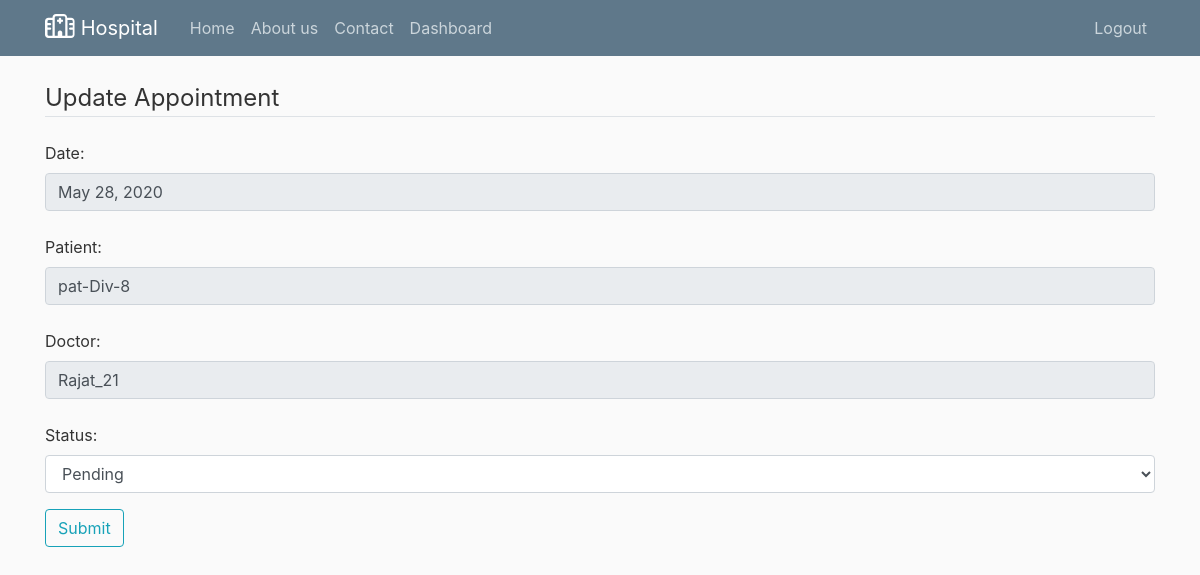
Page /rec/upd-app-form/2/ (signed in) on the committed database.
### reception/models.py (models this page shows)
class Appointments(models.Model):
    Pending = 'PD'
    Completed = 'CT'
    statusChoice = [
        (Pending, 'Pending'),
        (Completed, 'Completed'),
    ]
    time = models.TimeField()
    date = models.DateField(auto_now_add=True)
    status = models.CharField(max_length=2, choices=statusChoice)
    pat = models.ForeignKey(PatientProfile, on_delete=models.SET_DEFAULT, null=True, default=None)
    doc = models.ForeignKey(DoctorProfile, on_delete=models.SET_DEFAULT, null=True, default=None)
    class Meta:
        unique_together = ['time', 'date', 'pat', 'doc']

### patient/models.py (models this page shows)
class PatientProfile(models.Model):
    Male = 'M'
    Female = 'F'
    Other = 'O'
    genderchoice = [
        (Male, 'Male'),
        (Female, 'Female'),
        (Other,'Other')
    ]
    A_plus = 'A+'
    A_minus = 'A-'
    B_plus = 'B+'
    B_minus = 'B-'
    bloodChoice = [
        (A_plus, 'A+ type'),
        (A_minus, 'A- Type'),
        (B_minus,'B- Type'),
        (B_plus, 'B+ Type')
    ]
    user = models.OneToOneField(settings.AUTH_USER_MODEL, on_delete=models.CASCADE, null=True)
    phn = models.BigIntegerField(blank=True, null=True, name='Phone')
    pat_id = models.CharField(max_length=20, null=True, blank=True, unique=True)
    gender = models.CharField(max_length=1, choices=genderchoice, default='M', null=True, name='Gender')
    age = models.IntegerField(blank=True, null=True, name='Age')
    address = models.CharField(max_length=250, blank=True, null=True, name='Address')
    blood_group = models.CharField(max_length=2, choices=bloodChoice, null=True, name='Blood_Group')
    case_paper_no = models.IntegerField(null=True, name='Case_Paper_no')
    img = models.ImageField(null=True, blank=True, name='Profile_Picture')
    def __str__(self):
        return self.pat_id

### doctor/models.py (models this page shows)
class DoctorProfile(models.Model):
    user = models.ForeignKey(UserProfile, on_delete=models.CASCADE, null=True)
    phone = models.BigIntegerField(null=True)
    Male = 'M'
    Female = 'F'
    Other = 'O'
    genderchoice = [
        (Male, 'Male'),
        (Female, 'Female'),
        (Other,'Other')
    ]
    gender = models.CharField(max_length=1, choices=genderchoice, default='M', null=True)
    age = models.IntegerField(null=True)
    department = models.CharField(max_length=50, null=True)
    salary = models.IntegerField(null=True)
    def __str__(self):
        return self.user.username

### user/models.py (models this page shows, shortened)
class UserProfile(AbstractBaseUser):
    Doctor = 'D'
    Patient = 'P'
    HR = 'H'
    Reception = 'R'
    Administrator = 'A'
    labelChoice = [
        (Doctor, 'Doctor'),
        (Patient, 'Patient'),
        (HR, 'HR'),
        (Reception, 'Reception'),
        (Administrator, 'Administrator')
    ]
    first_name = models.CharField(max_length=250)
    last_name = models.CharField(max_length=250)
    username = models.CharField(max_length=100, unique=True)
    email = models.EmailField()
    label = models.CharField(max_length=1, choices=labelChoice)
    date_joined = models.DateTimeField(verbose_name='date joined', auto_now_add=True)
    last_login = models.DateTimeField(verbose_name='last joined', auto_now_add=True)
    is_admin = models.BooleanField(default=False)
    is_active = models.BooleanField(default=True)
    is_staff = models.BooleanField(default=False)
    is_superuser = models.BooleanField(default=False)
    USERNAME_FIELD = 'username'
    REQUIRED_FIELDS = ['first_name', 'last_name', 'email', 'label']
    objects = userManager()

### reception/views.py (the view)
# urls.py: path('upd-app-form/<int:pk>/', views.updateAppointmentFormView, name='upd-app-form'),
@login_required
def updateAppointmentFormView(request, pk=0):
    if request.user.is_authenticated:
        curr_user = request.user
        if curr_user.label == 'R':
            app_id = pk
            appointment = Appointments.objects.get(pk=app_id)
            if request.method == 'POST':
                status = request.POST.get('status')
                appointment.status = status
                appointment.save()
                return redirect('recp-dash')
            else:
                return render(request, 'reception/updApp.html', {'appointment': appointment})

### reception/templates/reception/updApp.html (shortened to what this page needs)
{% extends 'reception/base.html'%}
{% block content %}
{% load crispy_forms_tags %}
<div class="form-group" class="content-section">
    <form method="POST">
        <fieldset class="form-group">
            <legend class="border-bottom mb-4">
                Update Appointment
            </legend>
            <label for="date">Date:</label>
            <input type="text" class="form-control" id="date" name="date" value="{{appointment.date}}" disabled style="cursor: not-allowed;"> <br>
            <label for="pat">Patient:</label>
            <input type="text" class="form-control" id="pat" name="pat" value="{{appointment.pat}}" disabled style="cursor: not-allowed;"> <br>
            <label for="doc">Doctor:</label>
            <input type="text" class="form-control" id="doc" name="doc" value="{{appointment.doc}}" disabled style="cursor: not-allowed;"> <br>
            <label for="status">Status:</label>
            <select name="status" class="form-control" id="status">
                <option value="PD">Pending</option>
            </select>
        </fieldset>
        <div class="form-group">
            <button class="btn btn-outline-info" type="submit">Submit</button>
        </div>
    </form>
</div>
{% endblock content %}

### reception/templates/reception/base.html (style rules this page uses)
body { background: #fafafa; color: #333333; margin-top: 5rem; }

### rows in the picture
Appointments: date "May 28, 2020", pat "pat-Div-8", doc "Rajat_21"
